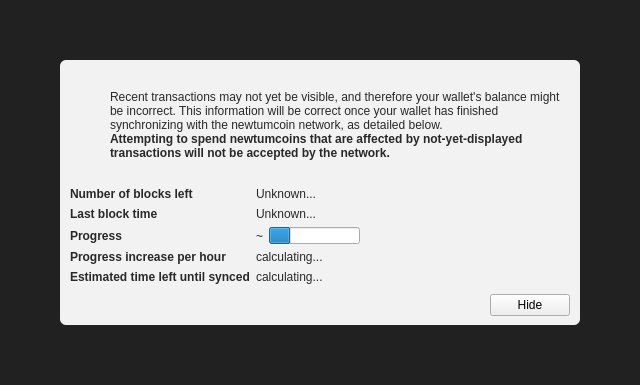
<?xml version="1.0" encoding="UTF-8"?>
<ui version="4.0">
 <class>ModalOverlay</class>
 <widget class="ModalOverlay" name="ModalOverlay">
  <property name="geometry">
   <rect>
    <x>0</x>
    <y>0</y>
    <width>640</width>
    <height>385</height>
   </rect>
  </property>
  <property name="windowTitle">
   <string>Form</string>
  </property>
  <layout class="QVBoxLayout" name="verticalLayout" stretch="0">
   <property name="sizeConstraint">
    <enum>QLayout::SetDefaultConstraint</enum>
   </property>
   <property name="leftMargin">
    <number>0</number>
   </property>
   <property name="topMargin">
    <number>0</number>
   </property>
   <property name="rightMargin">
    <number>0</number>
   </property>
   <property name="bottomMargin">
    <number>0</number>
   </property>
   <item>
    <widget class="QWidget" name="bgWidget" native="true">
     <property name="styleSheet">
      <string notr="true">#bgWidget { background: rgba(0,0,0,220); }</string>
     </property>
     <layout class="QVBoxLayout" name="verticalLayoutMain" stretch="1">
      <property name="leftMargin">
       <number>60</number>
      </property>
      <property name="topMargin">
       <number>60</number>
      </property>
      <property name="rightMargin">
       <number>60</number>
      </property>
      <property name="bottomMargin">
       <number>60</number>
      </property>
      <item>
       <widget class="QWidget" name="contentWidget" native="true">
        <property name="styleSheet">
         <string notr="true">#contentWidget { background: rgba(255,255,255,240); border-radius: 6px; }

QLabel { color: rgb(40,40,40);  }</string>
        </property>
        <layout class="QVBoxLayout" name="verticalLayoutSub" stretch="1,0,0,0">
         <property name="spacing">
          <number>0</number>
         </property>
         <property name="leftMargin">
          <number>10</number>
         </property>
         <property name="topMargin">
          <number>10</number>
         </property>
         <property name="rightMargin">
          <number>10</number>
         </property>
         <property name="bottomMargin">
          <number>10</number>
         </property>
         <item>
          <layout class="QHBoxLayout" name="horizontalLayoutIconText" stretch="0,1">
           <property name="topMargin">
            <number>20</number>
           </property>
           <item>
            <layout class="QVBoxLayout" name="verticalLayoutIcon">
             <property name="leftMargin">
              <number>0</number>
             </property>
             <item>
              <widget class="QPushButton" name="warningIcon">
               <property name="enabled">
                <bool>false</bool>
               </property>
               <property name="text">
                <string/>
               </property>
               <property name="icon">
                <iconset>
                 <normaloff>:/icons/warning</normaloff>
                 <disabledoff>:/icons/warning</disabledoff>:/icons/warning</iconset>
               </property>
               <property name="iconSize">
                <size>
                 <width>48</width>
                 <height>48</height>
                </size>
               </property>
               <property name="flat">
                <bool>true</bool>
               </property>
              </widget>
             </item>
             <item>
              <spacer name="verticalSpacerWarningIcon">
               <property name="orientation">
                <enum>Qt::Vertical</enum>
               </property>
               <property name="sizeHint" stdset="0">
                <size>
                 <width>20</width>
                 <height>40</height>
                </size>
               </property>
              </spacer>
             </item>
            </layout>
           </item>
           <item>
            <layout class="QVBoxLayout" name="verticalLayoutInfoText">
             <property name="leftMargin">
              <number>0</number>
             </property>
             <property name="topMargin">
              <number>0</number>
             </property>
             <item>
              <widget class="QLabel" name="infoText">
               <property name="text">
                <string>Recent transactions may not yet be visible, and therefore your wallet's balance might be incorrect. This information will be correct once your wallet has finished synchronizing with the newtumcoin network, as detailed below.</string>
               </property>
               <property name="textFormat">
                <enum>Qt::RichText</enum>
               </property>
               <property name="wordWrap">
                <bool>true</bool>
               </property>
              </widget>
             </item>
             <item>
              <widget class="QLabel" name="infoTextStrong">
               <property name="font">
                <font>
                 <weight>75</weight>
                 <bold>true</bold>
                </font>
               </property>
               <property name="text">
                <string>Attempting to spend newtumcoins that are affected by not-yet-displayed transactions will not be accepted by the network.</string>
               </property>
               <property name="textFormat">
                <enum>Qt::RichText</enum>
               </property>
               <property name="wordWrap">
                <bool>true</bool>
               </property>
              </widget>
             </item>
             <item>
              <spacer name="verticalSpacerInTextSpace">
               <property name="orientation">
                <enum>Qt::Vertical</enum>
               </property>
               <property name="sizeHint" stdset="0">
                <size>
                 <width>20</width>
                 <height>40</height>
                </size>
               </property>
              </spacer>
             </item>
            </layout>
           </item>
          </layout>
         </item>
         <item>
          <spacer name="verticalSpacerAfterText">
           <property name="orientation">
            <enum>Qt::Vertical</enum>
           </property>
           <property name="sizeHint" stdset="0">
            <size>
             <width>20</width>
             <height>40</height>
            </size>
           </property>
          </spacer>
         </item>
         <item>
          <layout class="QFormLayout" name="formLayout">
           <property name="fieldGrowthPolicy">
            <enum>QFormLayout::FieldsStayAtSizeHint</enum>
           </property>
           <property name="horizontalSpacing">
            <number>6</number>
           </property>
           <property name="verticalSpacing">
            <number>6</number>
           </property>
           <property name="topMargin">
            <number>10</number>
           </property>
           <item row="0" column="0">
            <widget class="QLabel" name="labelNumberOfBlocksLeft">
             <property name="font">
              <font>
               <weight>75</weight>
               <bold>true</bold>
              </font>
             </property>
             <property name="text">
              <string>Number of blocks left</string>
             </property>
            </widget>
           </item>
           <item row="0" column="1">
            <widget class="QLabel" name="numberOfBlocksLeft">
             <property name="text">
              <string>Unknown...</string>
             </property>
            </widget>
           </item>
           <item row="1" column="0">
            <widget class="QLabel" name="labelLastBlockTime">
             <property name="font">
              <font>
               <weight>75</weight>
               <bold>true</bold>
              </font>
             </property>
             <property name="text">
              <string>Last block time</string>
             </property>
            </widget>
           </item>
           <item row="1" column="1">
            <widget class="QLabel" name="newestBlockDate">
             <property name="sizePolicy">
              <sizepolicy hsizetype="Maximum" vsizetype="Preferred">
               <horstretch>0</horstretch>
               <verstretch>0</verstretch>
              </sizepolicy>
             </property>
             <property name="text">
              <string>Unknown...</string>
             </property>
            </widget>
           </item>
           <item row="2" column="0">
            <widget class="QLabel" name="labelSyncDone">
             <property name="font">
              <font>
               <weight>75</weight>
               <bold>true</bold>
              </font>
             </property>
             <property name="text">
              <string>Progress</string>
             </property>
            </widget>
           </item>
           <item row="2" column="1">
            <layout class="QHBoxLayout" name="horizontalLayoutSync" stretch="0,1">
             <item>
              <widget class="QLabel" name="percentageProgress">
               <property name="text">
                <string notr="true">~</string>
               </property>
              </widget>
             </item>
             <item>
              <widget class="QProgressBar" name="progressBar">
               <property name="value">
                <number>24</number>
               </property>
               <property name="format">
                <string/>
               </property>
              </widget>
             </item>
            </layout>
           </item>
           <item row="4" column="0">
            <widget class="QLabel" name="labelProgressIncrease">
             <property name="font">
              <font>
               <weight>75</weight>
               <bold>true</bold>
              </font>
             </property>
             <property name="text">
              <string>Progress increase per hour</string>
             </property>
            </widget>
           </item>
           <item row="4" column="1">
            <widget class="QLabel" name="progressIncreasePerH">
             <property name="text">
              <string>calculating...</string>
             </property>
            </widget>
           </item>
           <item row="5" column="0">
            <widget class="QLabel" name="labelEstimatedTimeLeft">
             <property name="font">
              <font>
               <weight>75</weight>
               <bold>true</bold>
              </font>
             </property>
             <property name="text">
              <string>Estimated time left until synced</string>
             </property>
            </widget>
           </item>
           <item row="5" column="1">
            <widget class="QLabel" name="expectedTimeLeft">
             <property name="text">
              <string>calculating...</string>
             </property>
            </widget>
           </item>
          </layout>
         </item>
         <item>
          <layout class="QHBoxLayout" name="horizontalLayoutButtons">
           <property name="leftMargin">
            <number>10</number>
           </property>
           <property name="topMargin">
            <number>10</number>
           </property>
           <item>
            <spacer name="horizontalSpacer">
             <property name="orientation">
              <enum>Qt::Horizontal</enum>
             </property>
             <property name="sizeHint" stdset="0">
              <size>
               <width>40</width>
               <height>20</height>
              </size>
             </property>
            </spacer>
           </item>
           <item>
            <widget class="QPushButton" name="closeButton">
             <property name="text">
              <string>Hide</string>
             </property>
            </widget>
           </item>
          </layout>
         </item>
        </layout>
       </widget>
      </item>
     </layout>
    </widget>
   </item>
  </layout>
 </widget>
 <customwidgets>
  <customwidget>
   <class>ModalOverlay</class>
   <extends>QWidget</extends>
   <header>modaloverlay.h</header>
   <container>1</container>
  </customwidget>
 </customwidgets>
 <resources/>
 <connections/>
</ui>
